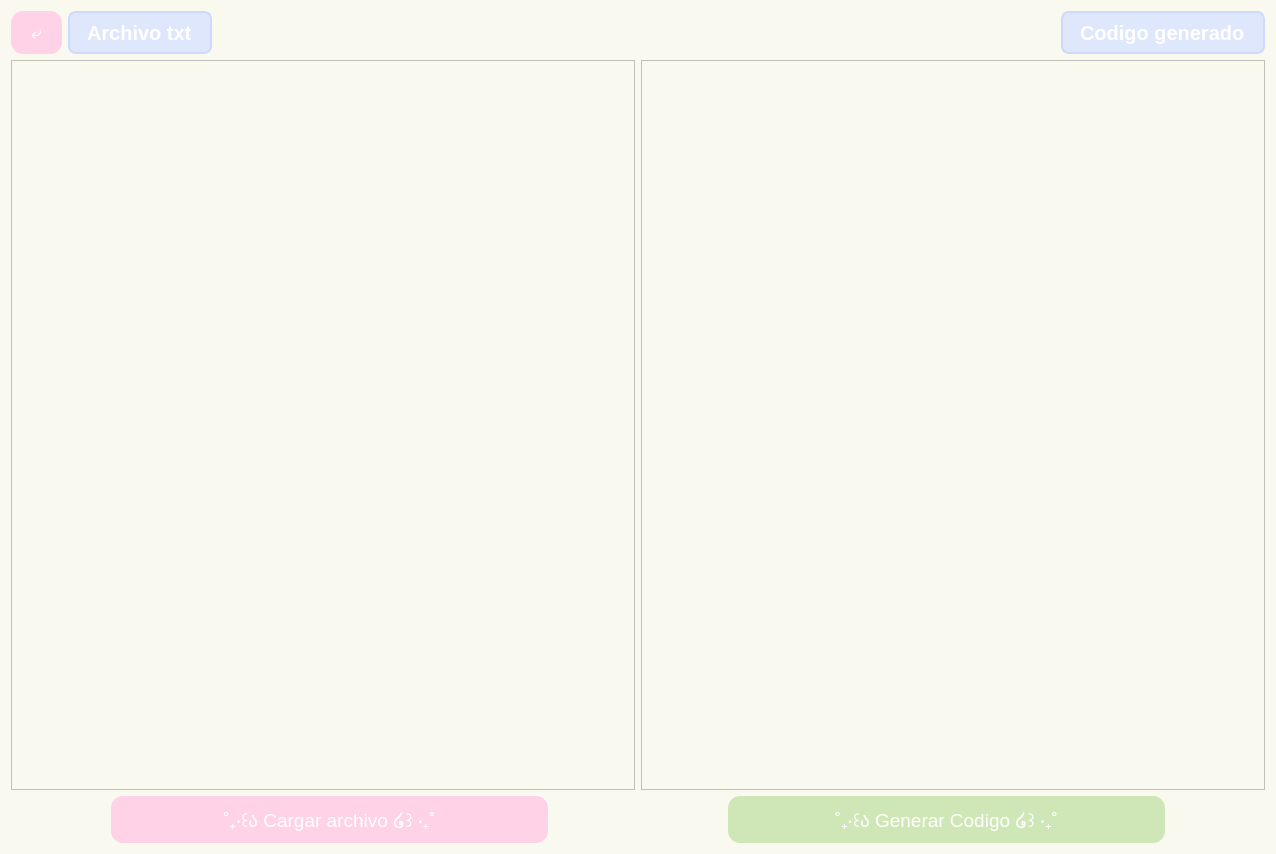
<?xml version="1.0" encoding="UTF-8"?>
<ui version="4.0">
 <class>secondWindowClass</class>
 <widget class="QWidget" name="secondWindowClass">
  <property name="enabled">
   <bool>true</bool>
  </property>
  <property name="geometry">
   <rect>
    <x>0</x>
    <y>0</y>
    <width>1276</width>
    <height>854</height>
   </rect>
  </property>
  <property name="maximumSize">
   <size>
    <width>16777215</width>
    <height>16777215</height>
   </size>
  </property>
  <property name="mouseTracking">
   <bool>false</bool>
  </property>
  <property name="tabletTracking">
   <bool>false</bool>
  </property>
  <property name="acceptDrops">
   <bool>false</bool>
  </property>
  <property name="windowTitle">
   <string>PantallaPrincipal</string>
  </property>
  <property name="autoFillBackground">
   <bool>false</bool>
  </property>
  <property name="styleSheet">
   <string notr="true">background-color: #f9f9f0;
</string>
  </property>
  <layout class="QVBoxLayout" name="verticalLayout_2">
   <item>
    <layout class="QVBoxLayout" name="principalLayout">
     <item>
      <layout class="QHBoxLayout" name="topLayout">
       <item>
        <widget class="QPushButton" name="btnVolver">
         <property name="enabled">
          <bool>true</bool>
         </property>
         <property name="styleSheet">
          <string notr="true">QPushButton {
    background-color: #ffd2e7;
    color: white;
    border: none;
    border-radius: 12px;
    padding: 10px 20px;
    font-size: 14pt;
}

QPushButton:hover {
    background-color: #ffa8d5;
}

QPushButton:pressed {
    background-color: #ffd2e7;
}
</string>
         </property>
         <property name="text">
          <string>⤶</string>
         </property>
        </widget>
       </item>
       <item>
        <widget class="QLabel" name="labelTxt">
         <property name="styleSheet">
          <string notr="true"> QLabel { color: #ffffff; font-size: 20px; font-weight: bold; font-family: &quot;Segoe UI&quot;, sans-serif; background-color: #dfe7fc; border: 2px solid #cddafd; border-radius: 8px; padding: 6px 12px; qproperty-alignment: AlignCenter; }</string>
         </property>
         <property name="text">
          <string>Archivo txt</string>
         </property>
        </widget>
       </item>
       <item>
        <spacer name="horizontalSpacer_2">
         <property name="orientation">
          <enum>Qt::Orientation::Horizontal</enum>
         </property>
         <property name="sizeType">
          <enum>QSizePolicy::Policy::Expanding</enum>
         </property>
         <property name="sizeHint" stdset="0">
          <size>
           <width>40</width>
           <height>20</height>
          </size>
         </property>
        </spacer>
       </item>
       <item>
        <widget class="QLabel" name="labelCode">
         <property name="styleSheet">
          <string notr="true"> QLabel { color: #ffffff; font-size: 20px; font-weight: bold; font-family: &quot;Segoe UI&quot;, sans-serif; background-color: #dfe7fc; border: 2px solid #cddafd; border-radius: 8px; padding: 6px 12px; qproperty-alignment: AlignCenter; }</string>
         </property>
         <property name="text">
          <string>Codigo generado</string>
         </property>
        </widget>
       </item>
      </layout>
     </item>
     <item>
      <layout class="QHBoxLayout" name="windowsLayout">
       <item>
        <widget class="QPlainTextEdit" name="TxtWindow">
         <property name="sizePolicy">
          <sizepolicy hsizetype="Expanding" vsizetype="Expanding">
           <horstretch>0</horstretch>
           <verstretch>0</verstretch>
          </sizepolicy>
         </property>
        </widget>
       </item>
       <item>
        <widget class="QPlainTextEdit" name="codeWindow">
         <property name="sizePolicy">
          <sizepolicy hsizetype="Expanding" vsizetype="Expanding">
           <horstretch>0</horstretch>
           <verstretch>0</verstretch>
          </sizepolicy>
         </property>
        </widget>
       </item>
      </layout>
     </item>
     <item>
      <layout class="QHBoxLayout" name="btnsLayout">
       <property name="spacing">
        <number>180</number>
       </property>
       <property name="leftMargin">
        <number>100</number>
       </property>
       <property name="rightMargin">
        <number>100</number>
       </property>
       <item>
        <widget class="QPushButton" name="btnTxtArchive">
         <property name="styleSheet">
          <string notr="true">QPushButton {
    background-color: #ffd2e7;
    color: white;
    border: none;
    border-radius: 12px;
    padding: 10px 20px;
    font-size: 14pt;
}

QPushButton:hover {
    background-color: #ffa8d5;
}

QPushButton:pressed {
    background-color: #ffd2e7;
}
</string>
         </property>
         <property name="text">
          <string>˚₊‧꒰ა Cargar archivo ໒꒱ ‧₊˚</string>
         </property>
        </widget>
       </item>
       <item>
        <widget class="QPushButton" name="btnGenerar">
         <property name="styleSheet">
          <string notr="true">QPushButton {
    background-color: #cfe7b7;
    color: white;
    border: none;
    border-radius: 12px;
    padding: 10px 20px;
    font-size: 14pt;
}

QPushButton:hover {
    background-color: #bae093;
}

QPushButton:pressed {
    background-color: #cfe7b7;
}
</string>
         </property>
         <property name="text">
          <string>˚₊‧꒰ა Generar Codigo ໒꒱ ‧₊˚</string>
         </property>
        </widget>
       </item>
      </layout>
     </item>
    </layout>
   </item>
  </layout>
 </widget>
 <layoutdefault spacing="6" margin="11"/>
 <resources/>
 <connections/>
</ui>
